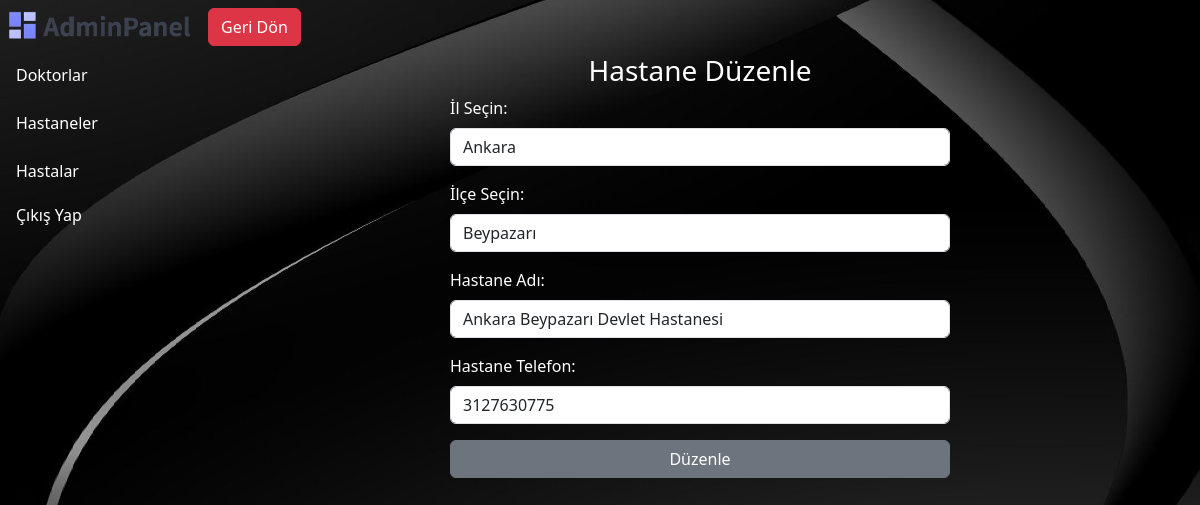
The app's page /Admin_Panel/hastane_duzenle.php?hastane_id=61 (signed in) with its own data.
### tables this page shows
CREATE TABLE `hastane` (
  `hastane_id` int(11) NOT NULL,
  `il_adi` text NOT NULL,
  `ilce_adi` text NOT NULL,
  `hastane_adi` text NOT NULL,
  `telefon` text NOT NULL
);

### Admin_Panel/hastane_duzenle.php (the view, shortened to what this page needs)
<?php
include('function.php');
if (isset($_GET['hastane_id'])) {
    $hastane_id = $_GET['hastane_id'];
    $sql_command = "SELECT * FROM hastane WHERE hastane_id = $hastane_id";
    $hastane_query = $db->query($sql_command);
    $hastane_info = $hastane_query->fetch(PDO::FETCH_ASSOC);
    if (isset($_POST['iller']) && $_POST['iller'] != "") $selected_il = $_POST['iller'];
    else $selected_il = $hastane_info['il_adi'];
    if (isset($_POST['ilceler']) && $_POST['ilceler'] != "") $selected_ilce = $_POST['ilceler'];
    else $selected_ilce = $hastane_info['ilce_adi'];
    $queryy = $db->query("SELECT * FROM il ORDER BY il_adi");
    while ($sehir = $queryy->fetch(PDO::FETCH_ASSOC)) {
        $sehirler[] = $sehir;
    }
    $SQL = "SELECT ilce.ilce_adi FROM ilce
        INNER JOIN il ON ilce.IL_ID = il.IL_ID
        WHERE il.il_adi = '$selected_il'
        ORDER BY ilce.ilce_adi;";
    $queryy = $db->query($SQL);
    $ilceler = [];
    while ($ilce = $queryy->fetch(PDO::FETCH_ASSOC)) {
        $ilceler[] = $ilce;
    }
?>
    <div class="vh-100">
        <nav class="navbar pe-3 d-flex" data-bs-theme="dark">
            <form class="w-100" role="search" method="post">
                <a href="hastane.php" class=" btn btn-danger ms-2">Geri Dön</a>
            </form>
        </nav>
        <div class="w-50 m-auto text-white">
            <h3 class="text-center">Hastane Düzenle</h3>
            <form class="text-white" method="post">
                <div class="mb-3">
                    <label class="form-label" for="iller">İl Seçin:</label>
                    <select class="form-control" name="iller" class="hastane" onchange="this.form.submit()">
                        <?php
                        foreach ($sehirler as $sehir) {
                            $selected = ($sehir['il_adi'] == $selected_il) ? 'selected' : ''; ?>
                            <?php echo '<option value="' . $sehir['il_adi'] . '" ' . $selected . '>' . $sehir['il_adi'] . '</option>'; ?>
                        <?php } ?>
                    </select>
                </div>
                <div class="mb-3">
                    <label class="form-label" for="ilceler">İlçe Seçin:</label>
                    <select class="form-control " name="ilceler" onchange="this.form.submit()">
                        <?php
                        foreach ($ilceler as $ilce) {
                            $selected = ($ilce['ilce_adi'] == $selected_ilce) ? 'selected' : ''; ?>
                            <?php echo '<option value="' . $ilce['ilce_adi'] . '" ' . $selected . '>' . $ilce['ilce_adi'] . '</option>'; ?>
                        <?php } ?>
                    </select>
                </div>
                <div class="mb-3">
                    <label class="form-label" for="hastane_adi">Hastane Adı:</label>
                    <input type="text" value="<?php echo $hastane_info['hastane_adi']?>" name="hastane_adi" class="form-control">
                </div>
                <div class="mb-3">
                    <label class="form-label" for="hastane_tel">Hastane Telefon:</label>
                    <input type="tel" maxlength="10" value="<?php echo $hastane_info['telefon']?>" name="hastane_tel" class="form-control">
                </div>
                <button name="hastane_duzenle_kayit" value="<?php echo $hastane_id; ?>" class="btn btn-secondary w-100">Düzenle</button>
            </form>
        </div>
    </div>
<?php
} else {
    echo "yanlış Yönlendirme";
    header('refresh:3, hastane.php');
}

### Admin_Panel/style.css (style rules this page uses)
.bgimage { background-image: url(./images/bg_images.jpg); }
body { background-image: url(./images/bg_images.jpg); background-repeat: no-repeat; background-position: center center; background-attachment: fixed; background-size: cover; }

### records on screen
hastane: hastane_adi "Ankara Beypazarı Devlet Hastanesi", hastane_tel "3127630775"

### other values on screen
form field iller "Ankara"
form field ilceler "Beypazarı"
